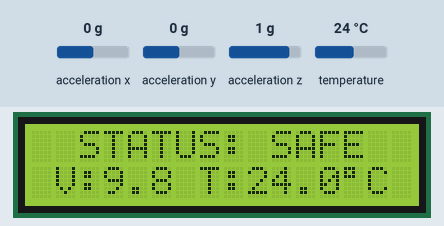
The sketch below on a simulated ESP32. Parts: 16×2 character LCD. Wiring (inferred from the names in the program): MPU-6050 motion sensor at I2C address 0x68. The inputs (shaded band) are chosen by the test bench; at power-on: temperature 24 °C, acceleration x 0 g, acceleration y 0 g, acceleration z 1 g. WiFi joins after 1.5 s; servers stay silent unless stated; uploads are accepted with an empty reply; what the sketch prints to the serial monitor is not drawn.

Above: at 5.0 s.
5.1 s: temperature set to 29.7 °C
At 6.4 s:
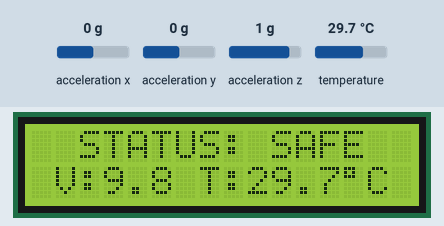
6.7 s: temperature set to 30.9 °C
At 8.3 s:
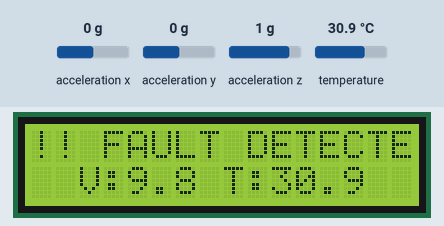
8.6 s: acceleration x set to -1.4 g
At 10.3 s:
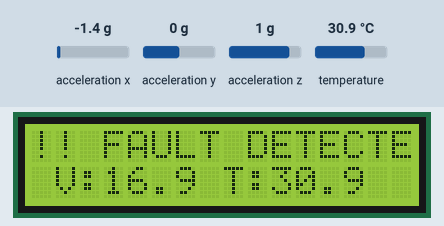
11.0 s: acceleration y set to -1.4 g
At 13.4 s:
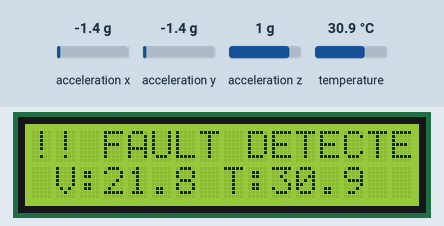
13.7 s: acceleration z set to -1.4 g
At 15.7 s:
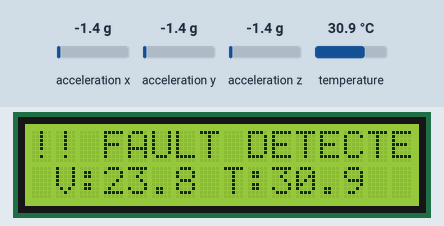
16.2 s: temperature set to 12 °C
At 17.5 s:
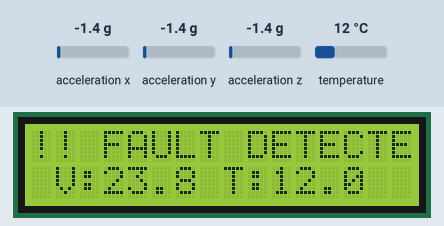
Timing chart, 0 to 18.8 s (numbered marks = the images above; inputs shaded):
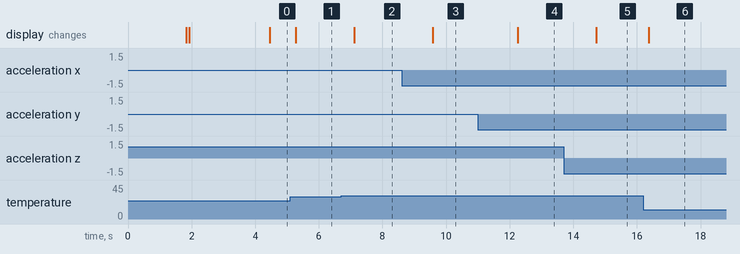

The sketch:

industrial_edge_node.ino
```cpp
#include <Wire.h>
#include <WiFi.h>
#include <HTTPClient.h>
#include <LiquidCrystal_I2C.h>
#include <OneWire.h>
#include <DallasTemperature.h>

static const char *WIFI_SSID = "YOUR_WIFI_SSID";
static const char *WIFI_PASSWORD = "YOUR_WIFI_PASSWORD";
static const char *API_ENDPOINT = "http://192.168.1.10:8000/api/telemetry";
static const char *DEVICE_ID = "ESP32-001";

static const uint8_t I2C_SDA_PIN = 8;
static const uint8_t I2C_SCL_PIN = 9;
static const uint8_t ONE_WIRE_PIN = 10;
static const uint32_t SAMPLE_PERIOD_MS = 200;
static const uint32_t POST_PERIOD_MS = 5000;
static const uint32_t ALERT_HOLD_MS = 3000;
static const float VIB_FAULT_THRESHOLD = 18.0f; // m/s^2
static const float TEMP_FAULT_THRESHOLD = 30.0f; // C

static const uint8_t MPU6050_ADDR = 0x68;
static const float MPU6050_ACCEL_SENS_2G = 16384.0f; // LSB/g
static const float G0 = 9.80665f;

LiquidCrystal_I2C lcd(0x27, 16, 2);
OneWire oneWire(ONE_WIRE_PIN);
DallasTemperature ds18b20(&oneWire);

bool mpuOk = false;
bool dsOk = false;
bool lcdOk = false;
bool headerPrinted = false;

uint32_t lastSampleMs = 0;
uint32_t lastPostMs = 0;
uint32_t alertUntilMs = 0;

static void lcdPrintLine(uint8_t row, const String &text) {
  if (!lcdOk) return;
  lcd.setCursor(0, row);
  String s = text;
  if (s.length() > 16) s = s.substring(0, 16);
  lcd.print(s);
  for (uint8_t i = s.length(); i < 16; ++i) lcd.print(' ');
}

static void lcdPrintCentered(uint8_t row, const String &text) {
  if (!lcdOk) return;
  String s = text;
  if (s.length() > 16) s = s.substring(0, 16);
  uint8_t col = (16 - s.length()) / 2;
  lcd.setCursor(0, row);
  for (uint8_t i = 0; i < 16; ++i) lcd.print(' ');
  lcd.setCursor(col, row);
  lcd.print(s);
}

static void i2cWrite(uint8_t reg, uint8_t val) {
  Wire.beginTransmission(MPU6050_ADDR);
  Wire.write(reg);
  Wire.write(val);
  Wire.endTransmission(true);
}

static bool i2cReadBytes(uint8_t reg, uint8_t *buf, size_t len) {
  Wire.beginTransmission(MPU6050_ADDR);
  Wire.write(reg);
  if (Wire.endTransmission(false) != 0) return false;
  size_t got = Wire.requestFrom((int)MPU6050_ADDR, (int)len, (int)true);
  if (got != len) return false;
  for (size_t i = 0; i < len; ++i) buf[i] = Wire.read();
  return true;
}

static bool initMPU6050() {
  uint8_t who = 0;
  if (!i2cReadBytes(0x75, &who, 1)) return false;
  if (who != 0x68) return false;

  i2cWrite(0x6B, 0x00); // PWR_MGMT_1: wake up
  delay(50);
  i2cWrite(0x1B, 0x00); // gyro full-scale +/-250 dps
  i2cWrite(0x1C, 0x00); // accel full-scale +/-2g
  i2cWrite(0x1A, 0x03); // DLPF
  i2cWrite(0x19, 0x04); // sample rate divider
  return true;
}

static bool readMPU6050Raw(int16_t &ax, int16_t &ay, int16_t &az) {
  uint8_t buf[6];
  if (!i2cReadBytes(0x3B, buf, 6)) return false;
  ax = (int16_t)((buf[0] << 8) | buf[1]);
  ay = (int16_t)((buf[2] << 8) | buf[3]);
  az = (int16_t)((buf[4] << 8) | buf[5]);
  return true;
}

static String fmtFloat(float v, uint8_t decimals) {
  if (isnan(v)) return "NaN";
  char buf[20];
  dtostrf(v, 0, decimals, buf);
  return String(buf);
}

static void printCsvLine(uint32_t ts, float vib, float tempC, bool fault) {
  if (!headerPrinted) {
    Serial.println("timestamp_ms,vibration_mps2,temp_c,fault_flag");
    headerPrinted = true;
  }
  Serial.print(ts);
  Serial.print(',');
  Serial.print(fmtFloat(vib, 3));
  Serial.print(',');
  Serial.print(fmtFloat(tempC, 2));
  Serial.print(',');
  Serial.println(fault ? 1 : 0);
}

static void connectWiFi() {
  WiFi.mode(WIFI_STA);
  WiFi.begin(WIFI_SSID, WIFI_PASSWORD);

  uint32_t startMs = millis();
  while (WiFi.status() != WL_CONNECTED && millis() - startMs < 12000) {
    delay(300);
    Serial.print('.');
  }
  Serial.println();
  Serial.print("WiFi status: ");
  Serial.println(WiFi.status() == WL_CONNECTED ? "connected" : "offline");
}

static void postTelemetry(float tempC, float vib) {
  if (WiFi.status() != WL_CONNECTED || isnan(tempC) || isnan(vib)) return;

  HTTPClient http;
  http.begin(API_ENDPOINT);
  http.addHeader("Content-Type", "application/json");

  String body = "{";
  body += "\"device_id\":\"" + String(DEVICE_ID) + "\",";
  body += "\"temperature\":" + fmtFloat(tempC, 2) + ",";
  body += "\"vibration\":" + fmtFloat(vib, 3);
  body += "}";

  int code = http.POST(body);
  Serial.print("REST POST status: ");
  Serial.println(code);
  http.end();
}

static void showFaultScreen(float vib, float tempC, bool mpuMissing, bool dsMissing) {
  if (!lcdOk) return;
  // Let the centered helper print lines individually to stop flashing
  lcdPrintCentered(0, "!! FAULT DETECTED !!");
  if (mpuMissing && dsMissing) {
    lcdPrintCentered(1, "MPU+TEMP ERR");
  } else if (mpuMissing) {
    lcdPrintCentered(1, "MPU6050 ERROR");
  } else if (dsMissing) {
    lcdPrintCentered(1, "DS18B20 ERROR");
  } else {
    String line = "V:" + fmtFloat(vib, 1) + " T:" + fmtFloat(tempC, 1);
    lcdPrintCentered(1, line);
  }
}

// --- UPDATED FOR THE STATUS FLEX ---
static void showNormalScreen(float vib, float tempC) {
  if (!lcdOk) return;

  // Line 0: Beautifully centered system health status
  lcdPrintCentered(0, "STATUS: SAFE");

  // Line 1: Compressed compact readout to show off metrics cleanly
  // Format: V:XX.X  T:XX.X(deg)C
  String l1 = "V:" + fmtFloat(vib, 1) + " T:" + fmtFloat(tempC, 1) + (char)223 + "C";
  lcdPrintCentered(1, l1);
}

void setup() {
  Serial.begin(115200);
  delay(200);
  connectWiFi();

  Wire.begin(I2C_SDA_PIN, I2C_SCL_PIN);
  Wire.setClock(400000);

  lcd.init();
  lcd.backlight();
  lcdOk = true;
  lcd.clear();
  lcdPrintCentered(0, "Edge IoT Monitor");
  lcdPrintCentered(1, "Initializing...");

  mpuOk = initMPU6050();

  ds18b20.begin();
  dsOk = (ds18b20.getDeviceCount() > 0);

  if (lcdOk) {
    lcd.clear();
    lcdPrintLine(0, String("MPU:") + (mpuOk ? "OK" : "ERR") + " DS:" + (dsOk ? "OK" : "ERR"));
    lcdPrintLine(1, "CSV @115200");
    delay(1500); // Give the operator time to view sensor status checks
  }

  lastSampleMs = millis();
}

void loop() {
  const uint32_t now = millis();
  if (now - lastSampleMs < SAMPLE_PERIOD_MS) return;
  lastSampleMs = now;

  float vib = NAN;
  float tempC = NAN;
  bool fault = false;

  if (mpuOk) {
    int16_t axRaw, ayRaw, azRaw;
    if (readMPU6050Raw(axRaw, ayRaw, azRaw)) {
      const float ax = ((float)axRaw / MPU6050_ACCEL_SENS_2G) * G0;
      const float ay = ((float)ayRaw / MPU6050_ACCEL_SENS_2G) * G0;
      const float az = ((float)azRaw / MPU6050_ACCEL_SENS_2G) * G0;
      vib = sqrtf(ax * ax + ay * ay + az * az);
    } else {
      mpuOk = false;
    }
  }

  if (dsOk) {
    ds18b20.requestTemperatures();
    tempC = ds18b20.getTempCByIndex(0);
    if (tempC == DEVICE_DISCONNECTED_C) {
      dsOk = false;
      tempC = NAN;
    }
  }

  const bool sensorMissing = (!mpuOk || !dsOk);
  const bool valueFault = (!isnan(vib) && vib > VIB_FAULT_THRESHOLD) || (!isnan(tempC) && tempC > TEMP_FAULT_THRESHOLD);
  fault = sensorMissing || valueFault;

  if (fault) {
    if (now > alertUntilMs) alertUntilMs = now + ALERT_HOLD_MS;
  }

  const bool alertActive = fault || (now < alertUntilMs);

  if (alertActive) {
    showFaultScreen(vib, tempC, !mpuOk, !dsOk);
  } else {
    showNormalScreen(vib, tempC);
  }

  printCsvLine(now, vib, tempC, fault ? 1 : 0);

  if (now - lastPostMs >= POST_PERIOD_MS) {
    lastPostMs = now;
    postTelemetry(tempC, vib);
  }
}
```

Measured:
- the behaviour switches between 30 and 30.1 °C on temperature (found by bisection; images 1 and 2)
- after the input at 5.1 s, the display: changes after 0.17 s (image 1)
- after the input at 6.7 s, the display: changes after 0.42 s (image 2)
- after the input at 8.6 s, the display: changes after 0.99 s (image 3)
- after the input at 11.0 s, the display: changes after 1.3 s (image 4)
- after the input at 13.7 s, the display: changes after 1.0 s (image 5)
- after the input at 16.2 s, the display: changes after 0.18 s (image 6)
